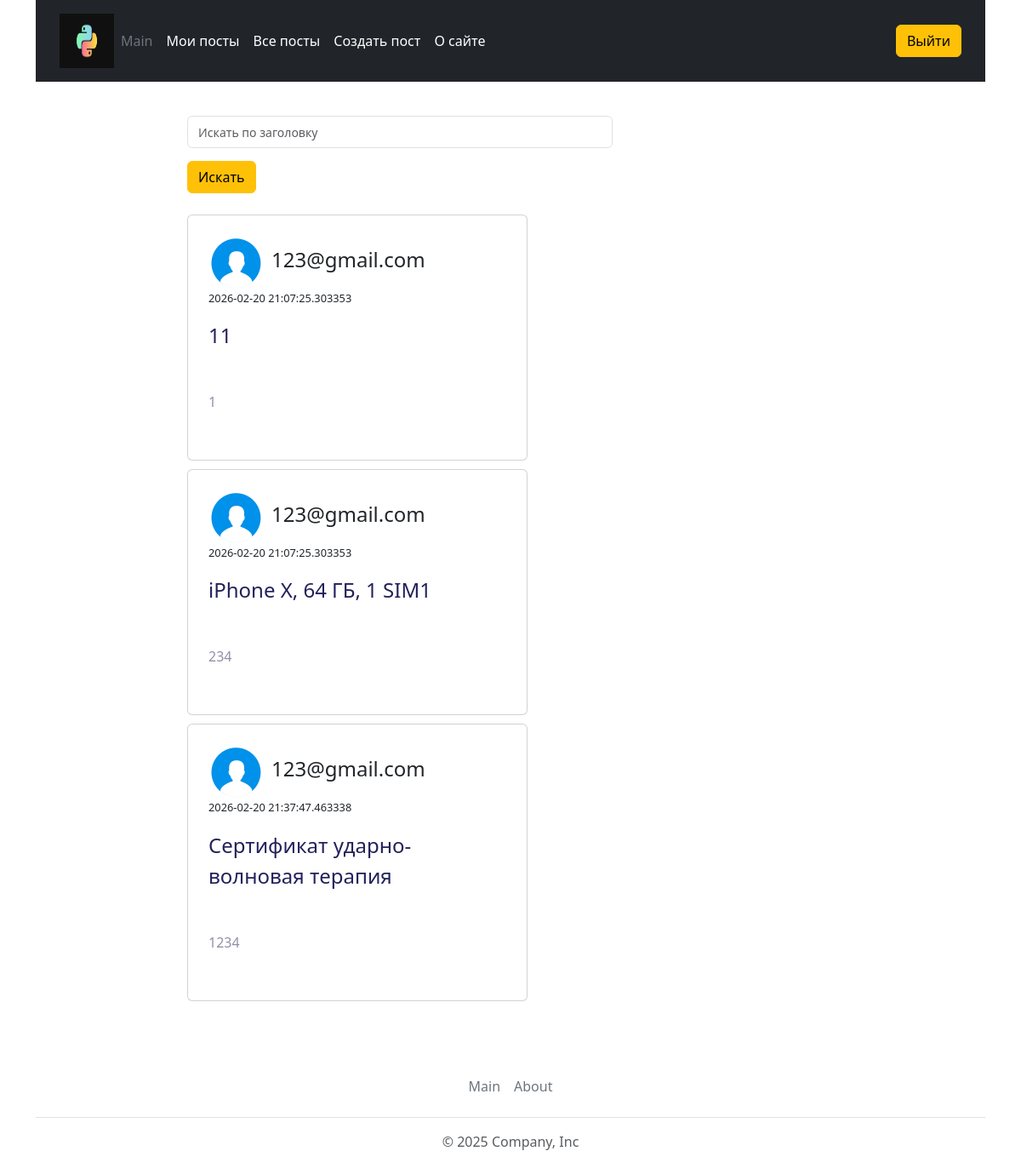
Page /myposts (signed in) on the committed database.
### models.py (models this page shows)
class Post(db.Model):
    __tablename__ = 'posts'
    id = db.Column(db.Integer, primary_key=True)
    title = db.Column(db.String(300), nullable=False)
    text = db.Column(db.Text, nullable=False)
    user_id = db.Column(db.Integer, db.ForeignKey('users.id'))
    user = db.relationship('User', back_populates='posts')
    created_at = db.Column(db.DateTime, default=datetime.datetime.utcnow())

class User(db.Model):
    __tablename__ = 'users'
    id = db.Column(db.Integer, primary_key=True)
    email =db.Column(db.String(300), nullable=False)
    password =db.Column(db.String(300), nullable=False)
    posts = db.relationship('Post', back_populates='user')

### main.py (the view)
    def decorator(*args, **kwargs):
        token = context.token
        if token is None:
            return "<h1>Необходимо авторизоваться</h1>"
        try:
            jwt.decode(token, app.config['secret_key'], algorithms="HS256")
            return func(*args, **kwargs)
        except Exception as e:
            return "<h1> При проверке подлинности произошла ошибка, выполните вход в систему заново </h1>"

### context.py (called while the page is built)
    @property
    def email(self):
        return self.__email

    @property
    def is_authorized(self):
        return self.__is_authorized

    @property
    def token(self):
        return self.__token

    @posts.setter
    def posts(self, posts):
        self.__posts = posts

### controller.py (called while the page is built)
    def get_my_posts(self, email):
        try:
            user = User.query.filter_by(email=email).first()
            return {
                'code':'0',
                'posts':user.posts
            }
        except:
            return {
                'code':'unknown'
            }

### main.py (called while the page is built)
@app.before_request
def clear():
    print(request.cookies)

@app.context_processor
def inject_globals():
    return dict(
        context=context
    )

def token_required(func):
    def decorator(*args, **kwargs):
        token = context.token
        if token is None:
            return "<h1>Необходимо авторизоваться</h1>"
        try:
            jwt.decode(token, app.config['secret_key'], algorithms="HS256")
            return func(*args, **kwargs)
        except Exception as e:
            return "<h1> При проверке подлинности произошла ошибка, выполните вход в систему заново </h1>"
    decorator.__name__ = func.__name__
    return decorator

@app.route("/myposts", methods=['POST', 'GET'])
@token_required
def myposts():
    if request.method == 'POST':
        title = request.form['title']
        filtered = filter_my_posts(title, context.posts)
        return render_template('posts.html', posts=filtered, my=True)
    data = controller.get_my_posts(context.email)
    if data['code'] == '0':
        context.posts = data['posts']
        return render_template('posts.html', posts=data['posts'], my=True)
    return handler.throw_error(data['code'])

### templates/posts.html (shortened to what this page needs)
{% extends 'base.html' %}
{% block content %}
<form id="search_block" method="post">
   {% if not my %}
    <input type="text" class="form-control search_input"  placeholder="Искать по автору" name="author">
    <input type="text" class="form-control search_input"  placeholder="Искать по заголовку" name="title">
    <a href="{{ url_for('allposts') }}"><button type="submit" class="btn btn-warning">Искать</button></a>
    {% else %}
    <input type="text" class="form-control search_input"  placeholder="Искать по заголовку" name="title">
    <a href="{{ url_for('myposts') }}"><button type="submit" class="btn btn-warning">Искать</button></a>
    {% endif %}
</form>
<div class="all_posts">
{% for post in posts %}
  <div class="card">
        <div class="card_header">
            <img class="user_icon" src="{{ url_for ('static', filename = 'img/user_icon.png')}}">
            <h4 class="author_name">{{ post.user.email }}</h4>
        </div>
        <span class="blog-time">{{ post.created_at }}</span>
        <p class="blog-title">{{ post.title }}</p>
        <p class="description">{{ post.text }}</p>
  </div>
{% endfor %}
</div>
{% endblock %}

### static/css/main.css (style rules this page uses)
body { margin:0; }
*, *:before, *:after { box-sizing: border-box; }

### static/css/create.css (style rules this page uses)
input::placeholder, textarea::placeholder { color: #aca49c; font-size: 0.875em; }

### static/css/post.css (style rules this page uses)
.search_input { max-width: 500px; margin-bottom: 15px; }
#search_block { margin-bottom: 25px; }
.all_posts { max-width: 100vh; display: flex; flex-direction: row; column-gap: 10px; row-gap: 10px; flex-wrap: wrap; }
.card { width: 25rem; height: auto; background: #fff; border-radius: 1.5rem; padding: 1.5rem; overflow: hidden; position: relative; }
.user_icon { max-width: 64px; max-height: 64px; }
.card_header { display: flex; column-gap: 10px; align-items: center; }
.blog-title { color: #22215B; padding: 1rem 0; font-size: 1.5rem; }
.description { padding: 1rem 0; color: #22215B80; font-size: 1rem; }
.blog-time { font-size: .8rem; }

### rows in the picture
Post: user.email "123@gmail.com", created_at "2026-02-20 21:07:25.303353", title "11", text "1"
Post: user.email "123@gmail.com", created_at "2026-02-20 21:07:25.303353", title "iPhone X, 64 ГБ, 1 SIM1", text "234"
Post: user.email "123@gmail.com", created_at "2026-02-20 21:37:47.463338", title "Сертификат ударно-волновая терапия", text "1234"
